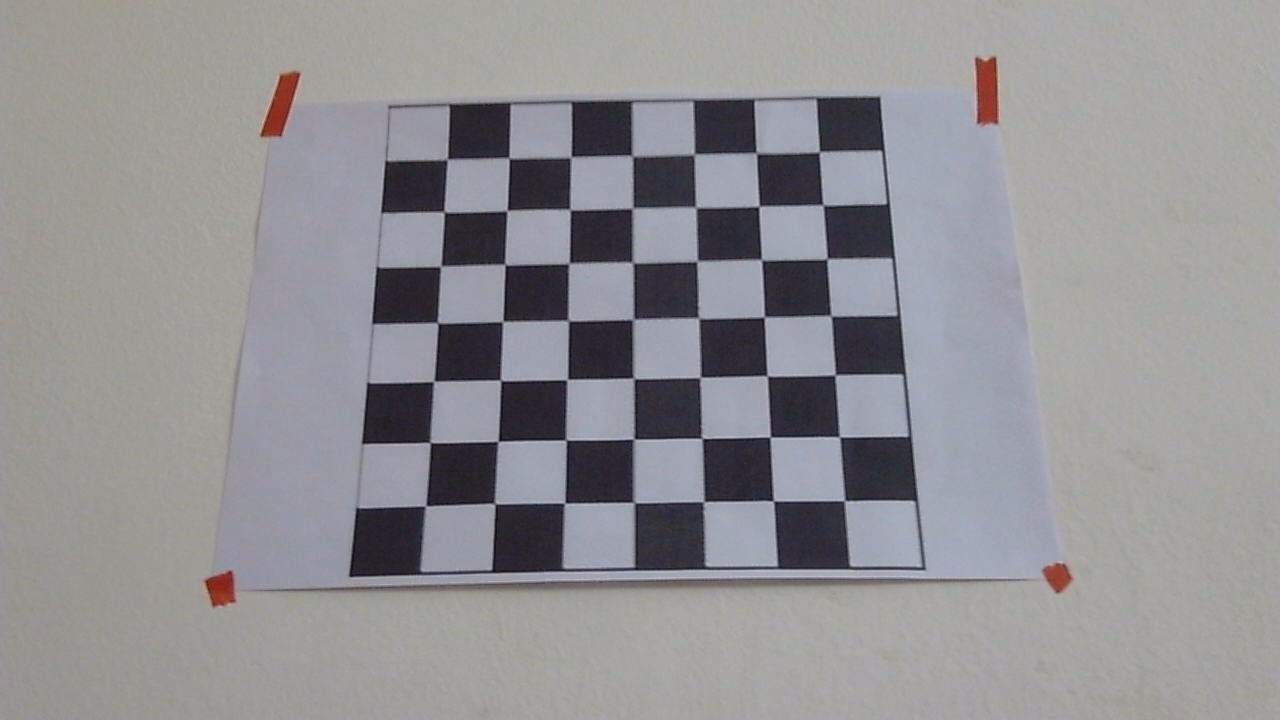
#> input picture Lab/lab_VSC_files/images/WIN_20230130_21_55_36_Pro.jpg, 1280 x 720 px, given in place of spiderman.jpg, which was not available
$ jupyter execute 'Lab5_intensity transform.ipynb'   (text cells are left out)
#> lines starting #> are read from the running program, lines starting #| are printed output that depends on the picture; after the words box and inside, x2 and y2 are one past the last pixel; in counts of white or black regions, pixels touching at a corner belong together; pictures that were not available may be replaced by others from this repository, and a replacement may not be noted
[cell 1]
import cv2
import numpy as np
import matplotlib.pyplot as plt

[cell 2]
import imageio
import matplotlib.pyplot as plt

image = cv2.imread(r"C:\Users\cheta\Downloads\spiderman.jpg")
#> image is the input picture: shape (720, 1280, 3); mean B, G, R 147.5, 144.7, 145.6

plt.imshow(image, 'gray')
plt.figure(figsize = (6,6))
plt.imshow(255 - image);

[cell 3]
image = cv2.imread(r"C:\Users\cheta\Downloads\sunset.jpeg")
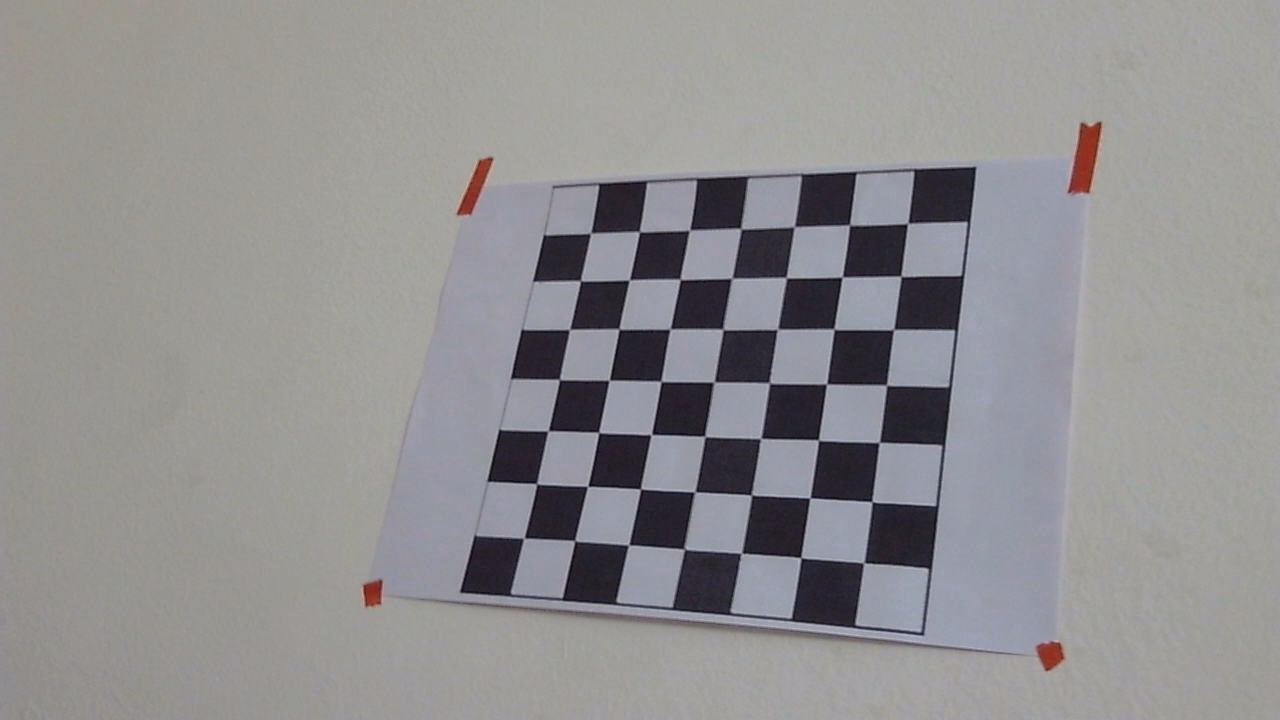
#> input picture Lab/lab_VSC_files/images/WIN_20230130_21_55_44_Pro.jpg, 1280 x 720 px, given in place of sunset.jpeg, which was not available
#> image is the input picture: shape (720, 1280, 3); mean B, G, R 145.1, 143.9, 145.2

image = cv2.cvtColor(image, cv2.COLOR_BGR2RGB)
gray = cv2.cvtColor(image, cv2.COLOR_RGB2GRAY)
x,y = image.shape[:2]
#> x = 720; y = 1280

plt.imshow(gray,'gray')
plt.title('Original Image')
plt.show()

[cell 4]
z = np.zeros((x,y))
for i in range(0,x):
    for j in range(0,y):
        if(gray[i][j]>50 and gray[i][j]<150):
            z[i][j]=255
        else:
            z[i][j]=0
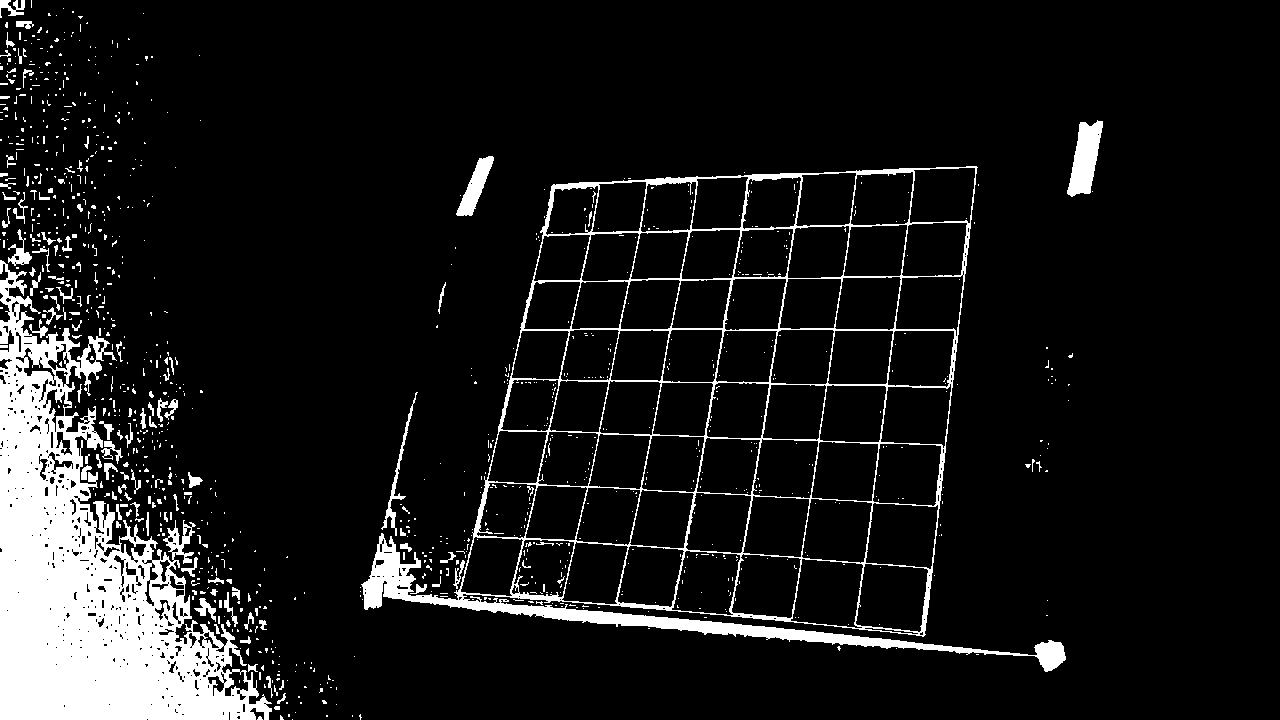
#> z: shape (720, 1280) float64; 9.8% white; 1061 white regions (942 under 20 px), largest, box (x1, y1, x2, y2) and area: (0, 260, 272, 720) 52201, (361, 166, 1066, 672) 24592, (1067, 120, 1103, 197) 1640
plt.imshow(z, 'gray')
plt.title('Sliced Original Image')
plt.show()

[cell 5]
image = cv2.imread(r"C:\Users\cheta\Downloads\sunset.jpeg")

image = cv2.cvtColor(image, cv2.COLOR_BGR2RGB)
gray = cv2.cvtColor(image, cv2.COLOR_RGB2GRAY)
x,y = image.shape[:2]

plt.imshow(gray,'gray')
plt.title('Original Image')
plt.show()

z = np.zeros((x,y))
for i in range(0,x):
    for j in range(0,y):
        if(gray[i][j]>50 and gray[i][j]<150):
            z[i][j]=255
        else:
            z[i][j]=gray[i][j]
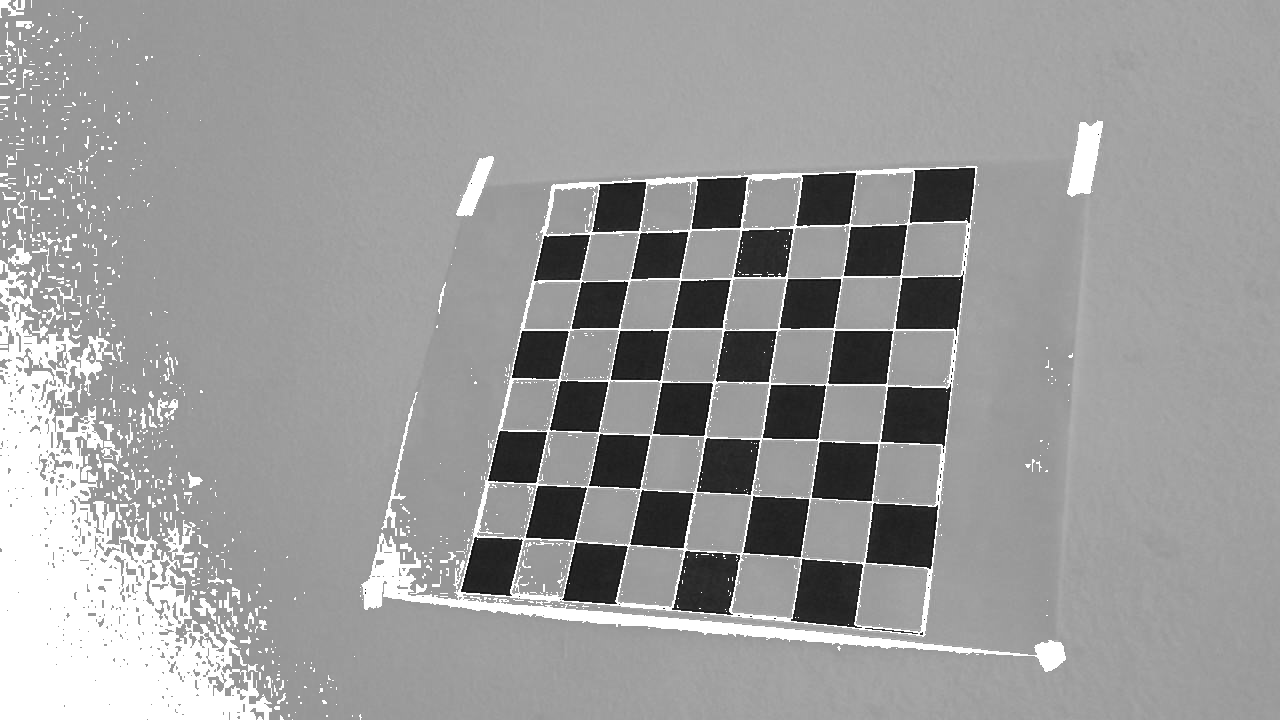
#> z: shape (720, 1280) float64; min 4, max 255, mean 156.2

plt.imshow(z, 'gray')
plt.title('Sliced with background')
plt.show()

[cell 6]
image = cv2.imread(r"C:\Users\cheta\Downloads\sunset.jpeg")

image = cv2.cvtColor(image, cv2.COLOR_BGR2RGB)
gray = cv2.cvtColor(image, cv2.COLOR_RGB2GRAY)
x,y = image.shape[:2]

plt.imshow(gray,'gray')
plt.title('Original Image')
plt.show()

[cell 7]
c = 255/(np.log(1+np.max(gray)))
#> c = 48.65

log = c*np.log(1+gray)
log = np.array(log,dtype=np.uint8)

plt.imshow(log, 'gray')
plt.show()

[cell 8]
z = np.zeros((x,y))

gamma = float(input("Enter gamma value: "))
#> the answer given: 3
c = 255/(np.log(1+np.max(gray)))
z = np.array(c*(gray**gamma), dtype = 'uint8')
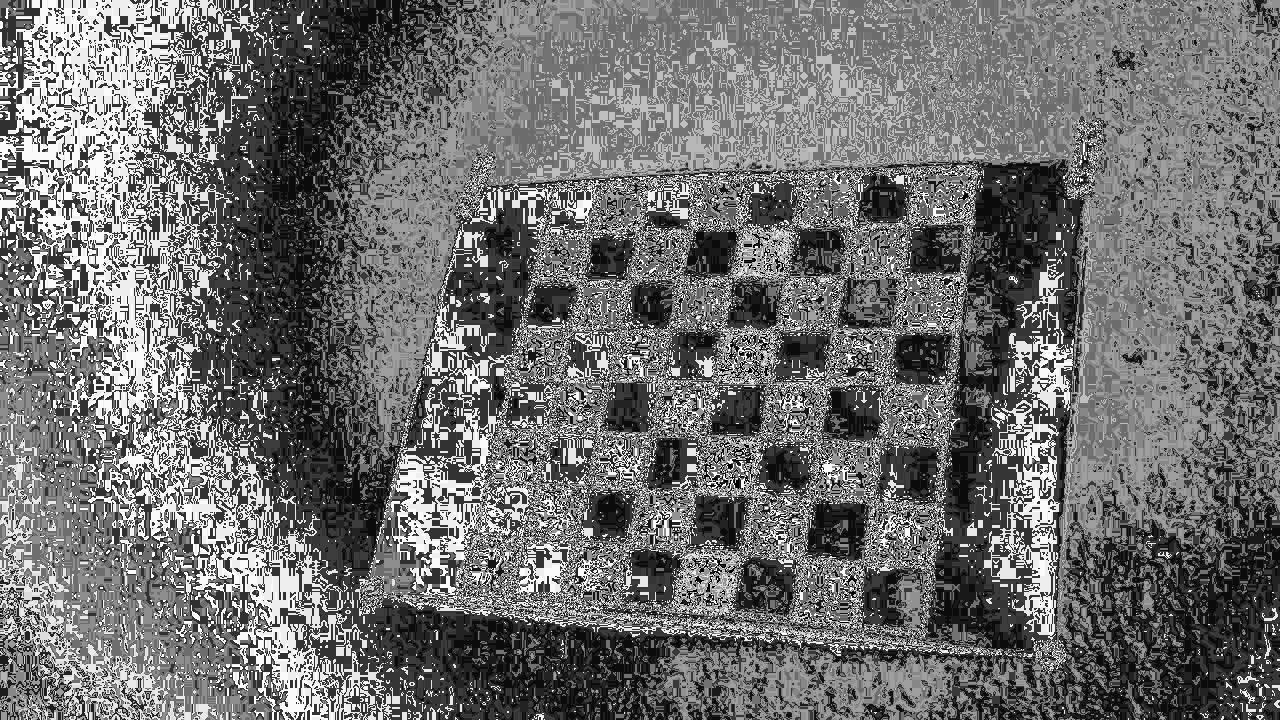
#> z: shape (720, 1280); min 1, max 255, mean 110.8

plt.imshow(z, 'gray')
plt.show()

[cell 9]
z = np.zeros((x,y))

gamma = float(input("Enter gamma value: "))
#> the answer given: 3
c = 255/(np.log(1+np.max(gray)))
z = np.array(c*(gray**gamma), dtype = 'uint8')

plt.imshow(z, 'gray')
plt.show()

[cell 10]
z = np.zeros((x,y))

gamma = float(input("Enter gamma value: "))
#> the answer given: 3
c = 255/(np.log(1+np.max(gray)))
z = np.array(c*(gray**gamma), dtype = 'uint8')

plt.imshow(z, 'gray')
plt.show()

[cell 11]
z = np.zeros((x,y))

gamma = float(input("Enter gamma value: "))
#> the answer given: 3
